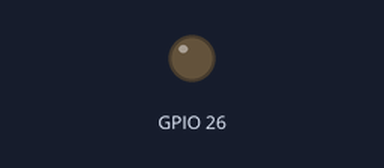
A sketch run on a simulated ESP32. Shown: output pins drawn as LEDs (lit = HIGH).

Above: at 2.5 s.
At 7.5 s:
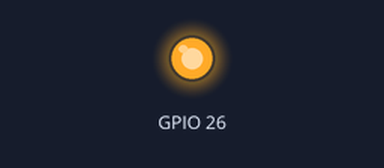
Timing chart, 0 to 13.0 s (numbered marks = the images above):
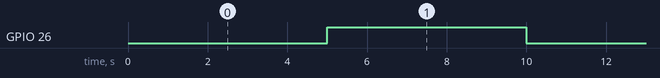

The sketch:

DATest.ino
```cpp
uint8_t v = 0;
int d = 10;

void setup()
{
  Serial.begin(115200);
}

void loop()
{
  dacWrite(26, v);
  if (v == 0)
  {
    v = 255;
  }
  else
  {
    v = 0;
  }
  delay(5000);
}
```

Measured:
- by itself, GPIO 26: alternates HIGH for 5.0 s and LOW for 5.0 s
